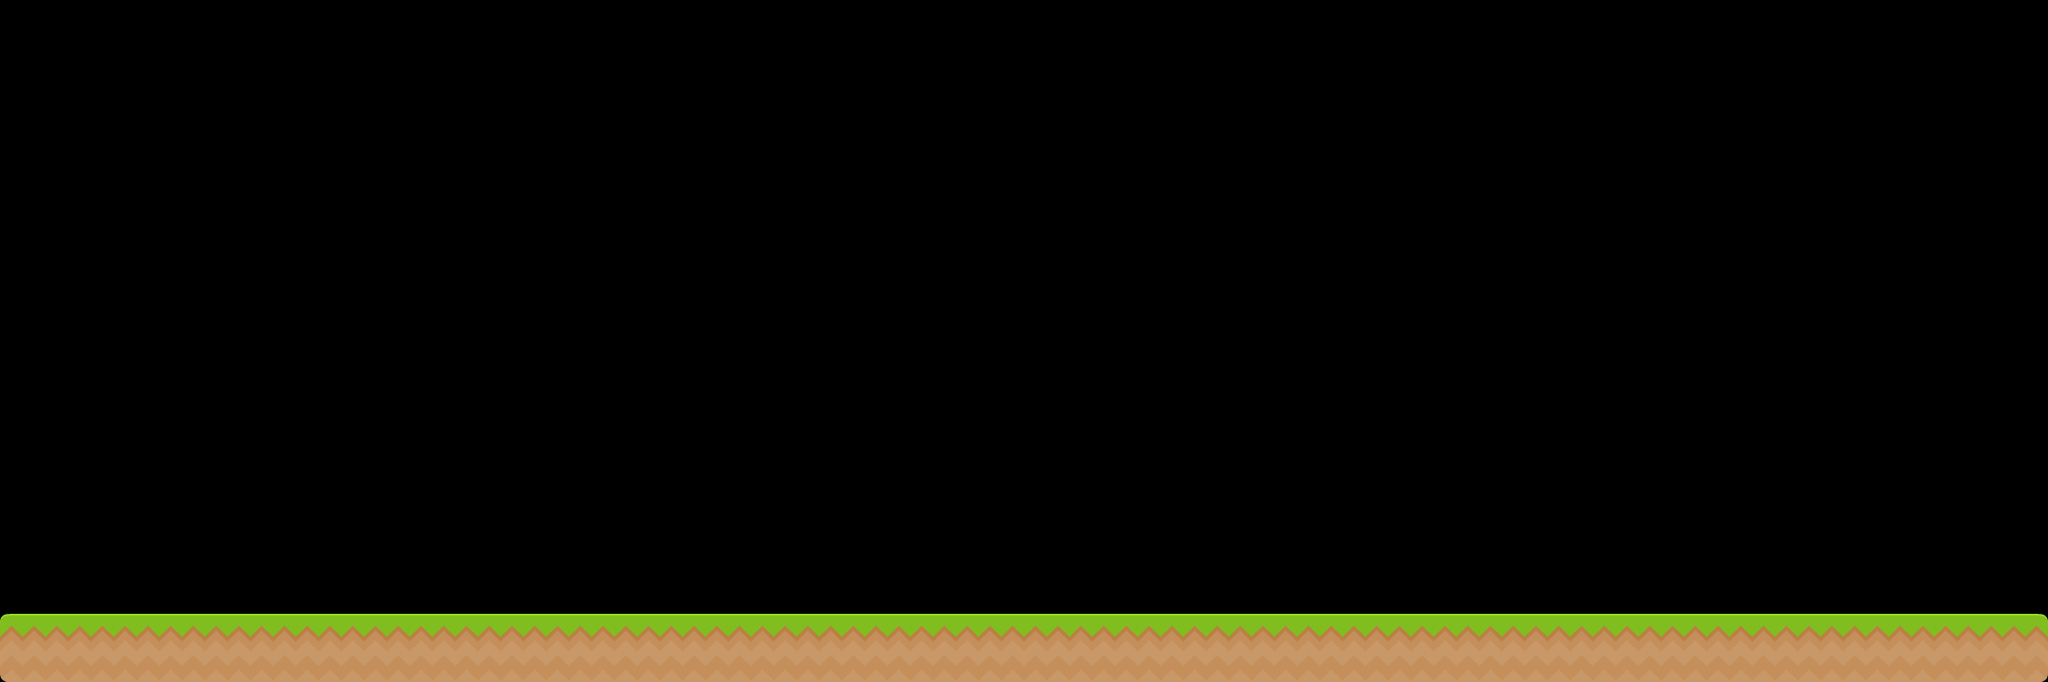

Rendered tile map (Tiled .tmx) drawn with the repository's tilesets; below, a short description and the full map source, tile grids included:
An orthogonal 30x10 tile map with 70x70 px tiles, 1 tile layer (Tile Layer 1) and 8 objects (2x enemyBox, exitSign, doorBot, doorTop, platform, ...).

<map version="1.2" tiledversion="1.2.3" orientation="orthogonal" renderorder="right-down" width="30" height="10" tilewidth="70" tileheight="70" infinite="0" nextlayerid="3" nextobjectid="14">
 <properties>
  <property name="star1time" type="float" value="14" />
 </properties>
 <tileset firstgid="1" name="tiles_spritesheet" tilewidth="70" tileheight="70" spacing="2" tilecount="156" columns="12">
  <image source="tiles_spritesheet.png" width="914" height="936" />
 </tileset>
 <layer id="1" name="Tile Layer 1" width="30" height="10">
  <data encoding="csv">
0,0,0,0,0,0,0,0,0,0,0,0,0,0,0,0,0,0,0,0,0,0,0,0,0,0,0,0,0,0,
0,0,0,0,0,0,0,0,0,0,0,0,0,0,0,0,0,0,0,0,0,0,0,0,0,0,0,0,0,0,
0,0,0,0,0,0,0,0,0,0,0,0,0,0,0,0,0,0,0,0,0,0,0,0,0,0,0,0,0,0,
0,0,0,0,0,0,0,0,0,0,0,0,0,0,0,0,0,0,0,0,0,0,0,0,0,0,0,0,0,0,
0,0,0,0,0,0,0,0,0,0,0,0,0,0,0,0,0,0,0,0,0,0,0,0,0,0,0,0,0,0,
0,0,0,0,0,0,0,0,0,0,0,0,0,0,0,0,0,0,0,0,0,0,0,0,0,0,0,0,0,0,
0,0,0,0,0,0,0,0,0,0,0,0,0,0,0,0,0,0,0,0,0,0,0,0,0,0,0,0,0,0,
0,0,0,0,0,0,0,0,0,0,0,0,0,0,0,0,0,0,0,0,0,0,0,0,0,0,0,0,0,0,
0,0,0,0,0,0,0,0,0,0,0,0,0,0,0,0,0,0,0,0,0,0,0,0,0,0,0,0,0,0,
116,104,104,104,104,104,104,104,104,104,104,104,104,104,104,104,104,104,104,104,104,104,104,104,104,104,104,104,104,92
</data>
 </layer>
 <objectgroup id="2" name="Object Layer 1">
  <object id="1" type="exitSign" gid="65" x="1960" y="630" width="70" height="70" />
  <object id="3" type="doorBot" gid="58" x="2030" y="630" width="70" height="70" />
  <object id="4" type="doorTop" gid="46" x="2030" y="560" width="70" height="70" />
  <object id="9" type="platform" x="0" y="630" width="2100" height="70" />
  <object id="10" type="button" x="1190" y="560">
   <point />
  </object>
  <object id="11" type="enemyBox" gid="61" x="700" y="630" width="70" height="70" />
  <object id="12" type="enemyBox" gid="61" x="1610" y="630" width="70" height="70" />
  <object id="13" type="messagePrompt" x="70" y="560" width="560" height="70">
   <properties>
    <property name="message" value="Avoid explosive boxes!" />
   </properties>
  </object>
 </objectgroup>
</map>
